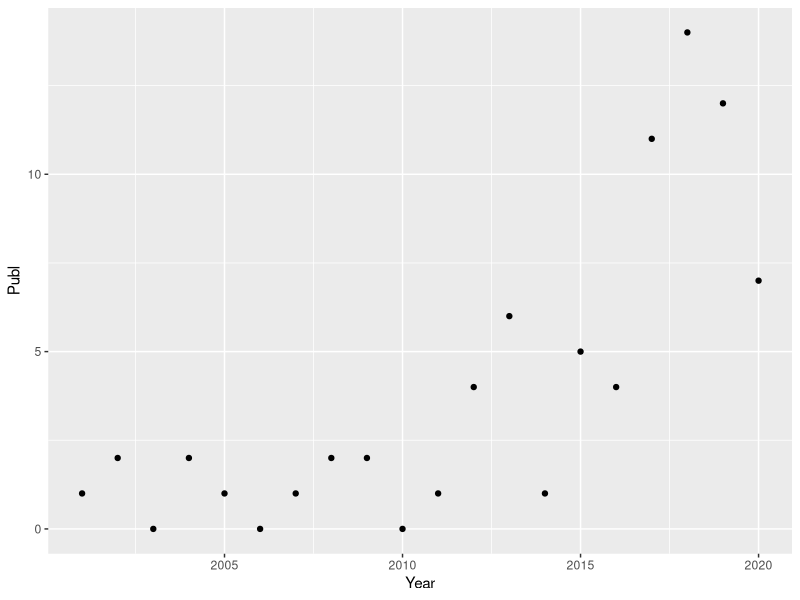
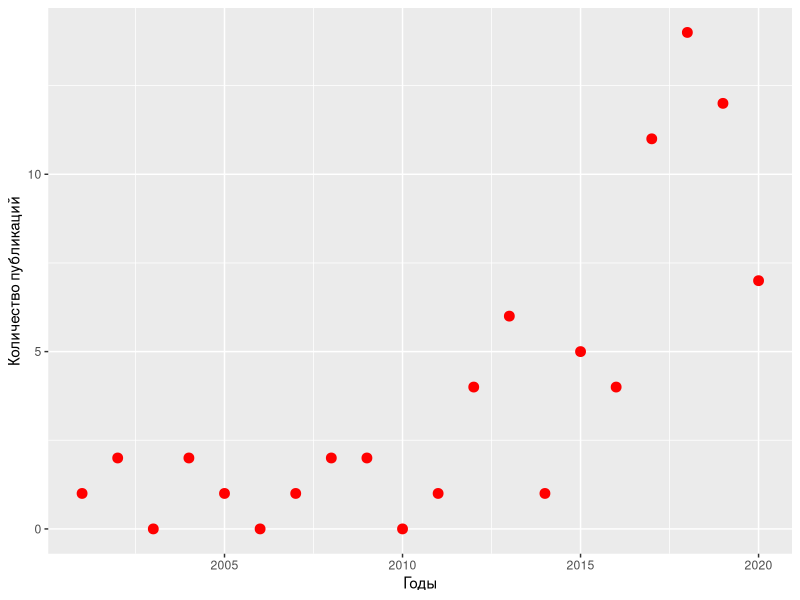

These charts were generated, in order, by the following R code:
# Prof.Bykov's R - Simple plot with ggplot2

# Lab goals
#   Read a datafile into R
#   Learn how to work with ggplot2

# Check your working directory
getwd()
# If necessary, set your working directory
# setwd("/home/R")

# Read data into a dataframe called Scopus
Scopus <- read.table("Scopus.txt", header = T) 

# If necessary, view data
View(Scopus)

# If necessary, edit data 
# edit(Scopus)

#Load ggplot2 library 
library(ggplot2)

#Build a simple plot with ggplot2
ggplot(data = Scopus, aes(x = Year, y = Publ)) + geom_point()

#Build a plot with red points and labs
ggplot(data = Scopus, aes(x = Year, y = Publ)) + geom_point(colour = 'red', size = 3) + labs(x = 'Годы', y = 'Количество публикаций')
